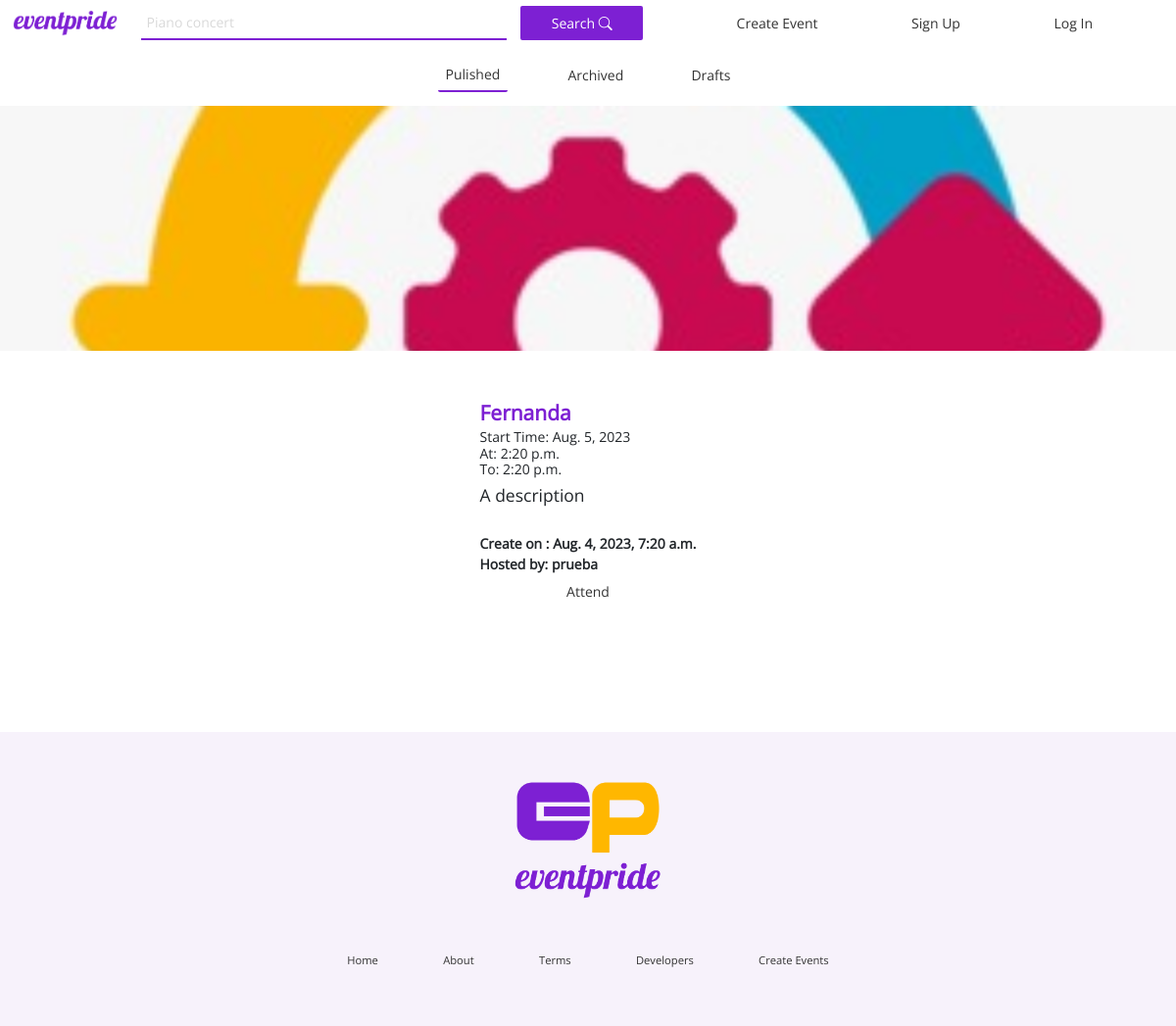
The app's page /events/1/ with its own data.
### events/models.py (models this page shows, shortened)
class Event(models.Model):
    name = models.CharField(max_length=128)
    description = models.TextField()
    created_on = models.DateTimeField(auto_now_add=True)
    date_picker = models.DateField(null=True, blank=True)
    start_time = models.TimeField(null=True, blank=False)
    end_time = models.TimeField(null=True, blank=False, default=None)
    thumbnail = models.ImageField(upload_to='event_images', default=None, null=True)
    organizer = models.ForeignKey(
        get_user_model(),
        on_delete=models.CASCADE
    )
    status = models.ForeignKey(
        Status,
        on_delete=models.CASCADE,
        null=True, default='draft'
    )
    category = models.CharField(max_length=128, choices=CATEGORY_CHOICES, default='Arts')
    modality = models.CharField(max_length=128, choices=MODALITY_CHOICES, default='Virtual')
    city = models.CharField(max_length=128, choices=CITY_CHOICES, default='San Diego')

### events/views.py (the view)
# urls.py: path("<int:pk>/", views.EventDetailView.as_view(), name="event_detail"),
class EventDetailView(DetailView):
    template_name = "events/detail.html"
    model = Event
    def detail(request):
        events = Event.object.all()
        context = {
            'events':events
        }
        return render(request, 'detail.html', context)

### templates/events/detail.html (shortened to what this page needs)
{% extends 'base.html' %}
{% load static %}
{% block content %}
<div class="nav-manager-container">
    <nav class="nav-manager">
        <a class="a-primary all" href="{% url 'published'%}">Pulished</a>
        <a class="a-primary" href="{% url 'archived'%}">Archived</a>
        <a class="a-primary" href="{% url 'draft'%}">Drafts</a>
    </nav>
</div>
<div class="event-detail-container">
    <div class="event-banner-container">
        <div class="img-home-banner-container">
            <img class="img-event-banner" src="{{ event.thumbnail.url }}" alt="" srcset="">
        </div>
    </div>
    <div class="event-details details">
        <div class="">
            <p class="style5">{{ event.name }}</p>
            <h6>Start Time: {{ event.date_picker }} <br> At: {{ event.start_time }} <br> To: {{ event.end_time }}</h6>
            <h5>{{ event.description }}</h5>
            <br>
            <strong>Create on : {{ event.created_on }}</strong><br>
            <strong>Hosted by: {{ event.organizer }}</strong>
            {% if user.is_authenticated %}
            {% if user == event.organizer %}
            <a href="{% url 'event_edit' event.id %}" class="btn btn-success"><i class="bi bi-pencil"></i>edit</a>
            <a href="{% url 'event_delete' event.id %}" class="btn btn-danger"><i class="bi bi-trash"></i>delete</a>
            {% else %}
            <input class="b-secondary" type="button" value="Cancel">
            {% endif %}
            {% else %}
            <a href="{% url 'login' %}" class="a-primary">Attend</a>
            {% endif %}
        </div>
    </div>
</div>
{% endblock content %}

### static/css/event.css (style rules this page uses)
.event-details { padding: 2%; }
.img-event-banner { width: 100%; height: 250px; object-fit: cover; object-position: center 40%; border: none; }
.details { display: flex; flex-direction: column; align-items:center; justify-content: center; margin-top: 2%; }

### static/css/manager.css (style rules this page uses)
.nav-manager-container { width: 100%; display: flex; justify-content: center; }
.nav-manager { display: flex; justify-content:space-around; width: 50%; padding: 1% 10% 1.2% 10%; }

### records on screen
Event: thumbnail (picture), name "Fernanda", date_picker "Aug. 5, 2023", start_time "2:20 p.m.", end_time "2:20 p.m.", description "A description", created_on "Aug. 4, 2023, 7:20 a.m.", organizer "prueba"
